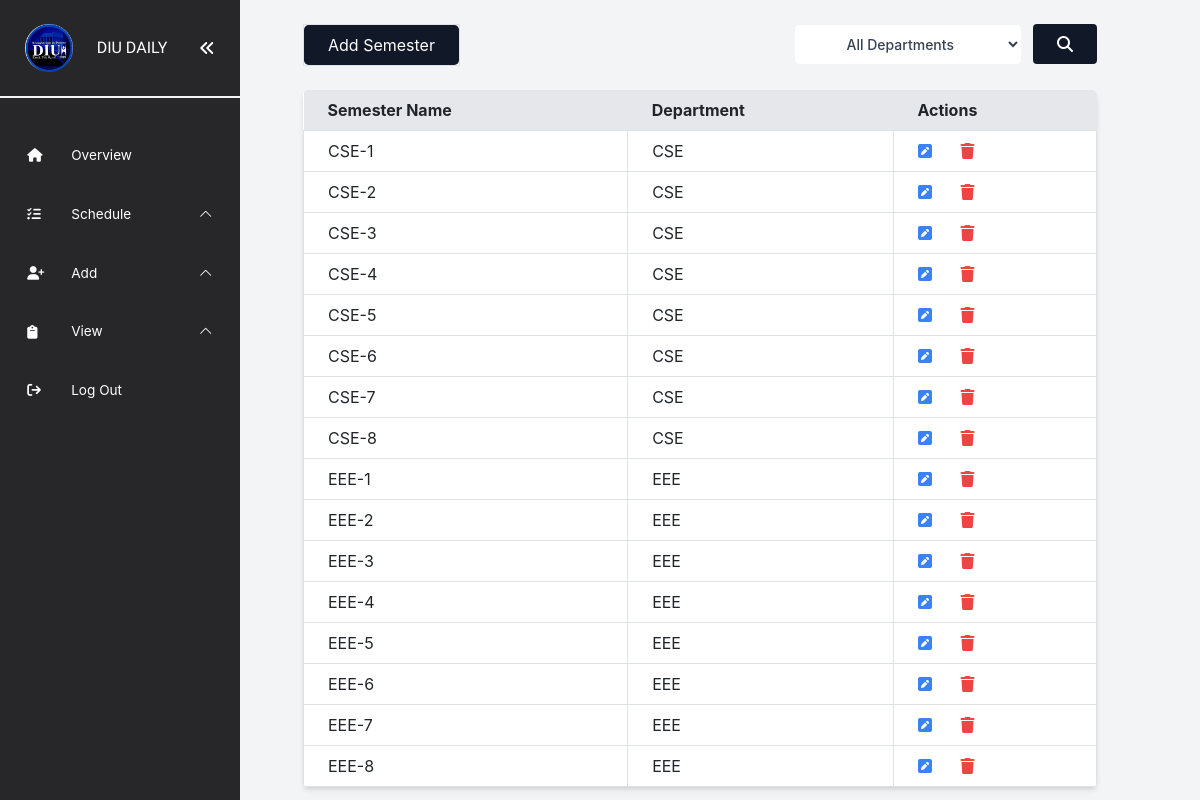
The page /src/admin/view/semester/semester.php (signed in) on the database its author committed.
### tables this page shows
CREATE TABLE `semester` (
  `semester_id` int(11) NOT NULL,
  `semester_name` varchar(50) NOT NULL,
  `department_id` int(11) DEFAULT NULL
);

CREATE TABLE `department` (
  `department_id` int(11) NOT NULL,
  `department_name` varchar(100) NOT NULL
);

### src/admin/view/semester/semester.php (the view, shortened to what this page needs)
<?php
include("../../../../database/config.php");
include("../../../include/adminNavbar.php");
?>
<div class="flex flex-col min-h-screen w-full">
  <div class="flex justify-between my-4 ">
    <p class="border border-black">
      <a href="../../add/semester/add_semester.php"
        class="inline-block px-4 py-2 bg-gray-900 text-white rounded-lg hover:bg-gray-600 hover:no-underline">
        Add Semester
      </a>
    </p>
    <form action="" method="get">
      <select id="search_department" name="search_department"
        class="text-gray-700 bg-white hover:bg-gray-100 focus:ring-4 focus:outline-none focus:ring-gray-300 font-medium rounded-lg text-sm px-5 py-2.5">
        <option value="" class="bg-white py-2 hover:bg-gray-100">All Departments</option>
      </select>
      <button type="submit" value="Search" class="ml-2 bg-gray-900 hover:bg-gray-600 text-white py-2 px-4 rounded"><i
          class="fa fa-search" aria-hidden="true"></i>
      </button>
    </form>
  </div>
  <div>
    <table class="table-auto w-full bg-white shadow-md rounded-lg overflow-hidden">
      <thead class="bg-gray-200">
        <tr>
          <th class="px-4 py-2">Semester Name</th>
          <th class="px-4 py-2">Department</th>
          <th class="px-4 py-2">Actions</th>
        </tr>
      </thead>
      <tbody>
        <?php
        $sql_semesters = "SELECT Semester.*, Department.department_name FROM Semester
                     LEFT JOIN Department ON Semester.department_id = Department.department_id";
        $result_semesters = $conn->query($sql_semesters);
        if ($result_semesters->num_rows > 0) {
          while ($row = $result_semesters->fetch_assoc()) {
            $semester_id = $row['semester_id'];
            $semester_name = $row['semester_name'];
            $department_name = $row['department_name'];
            ?>
            <tr>
              <td class="border px-4 py-2">
                <?php echo $semester_name ?>
              </td>
              <td class="border px-4 py-2">
                <?php echo $department_name ?>
              </td>
              <td class="border px-4 py-2">
                <a href='edit_semester.php?action=edit&semester_id=<?= $semester_id ?>'
                  class="text-blue-500 text-black mr-4 hover:text-black"><i class="fa fa-pencil-square"
                    aria-hidden="true"></i></a>
                <a href='delete.php?action=delete&semester_id=<?= $semester_id ?>' class='text-red-500 hover:text-black'
                  onclick='return confirm("Are you sure you want to delete this semester?");'>
                  <i class='fa fa-trash' aria-hidden='true'></i>
                </a>
              </td>
            </tr>
            <?php
          }
        } else {
          echo "<tr><td colspan='3' class='text-center'>No semesters found.</td></tr>";
        }
        ?>
      </tbody>
    </table>
  </div>
</div>
</div>
</body>
</html>

### rows shown on the page
semester: semester_name "CSE-1", department.department_name "CSE"
semester: semester_name "CSE-2", department.department_name "CSE"
semester: semester_name "CSE-3", department.department_name "CSE"
semester: semester_name "CSE-4", department.department_name "CSE"
semester: semester_name "CSE-5", department.department_name "CSE"
semester: semester_name "CSE-6", department.department_name "CSE"
semester: semester_name "CSE-7", department.department_name "CSE"
semester: semester_name "CSE-8", department.department_name "CSE"
semester: semester_name "EEE-1", department.department_name "EEE"
semester: semester_name "EEE-2", department.department_name "EEE"
semester: semester_name "EEE-3", department.department_name "EEE"
semester: semester_name "EEE-4", department.department_name "EEE"
semester: semester_name "EEE-5", department.department_name "EEE"
semester: semester_name "EEE-6", department.department_name "EEE"
semester: semester_name "EEE-7", department.department_name "EEE"
semester: semester_name "EEE-8", department.department_name "EEE"
